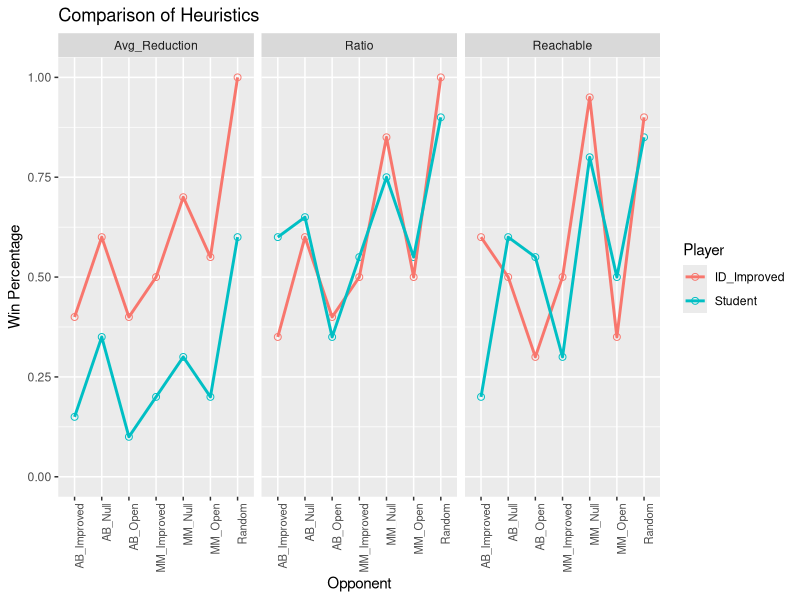

This figure's R source:
## ---- chunk 1
knitr::opts_chunk$set(cache = FALSE)
## ---- chunk 2
library(ggplot2)
## ---- chunk 3
df <- data.frame(Heuristic = character(),
                 Player = character(), 
                 Opponent = character(), 
                 Wins = numeric(),
                 Losses = numeric(),
                 stringsAsFactors = TRUE)

df <- rbind(df, data.frame(Heuristic="Ratio",Player="ID_Improved",Opponent="Random",Wins=20,Losses=0))
df <- rbind(df, data.frame(Heuristic="Ratio",Player="ID_Improved",Opponent="MM_Null",Wins=17,Losses=3))
df <- rbind(df, data.frame(Heuristic="Ratio",Player="ID_Improved",Opponent="MM_Open",Wins=10,Losses=10))
df <- rbind(df, data.frame(Heuristic="Ratio",Player="ID_Improved",Opponent="MM_Improved",Wins=10,Losses=10))
df <- rbind(df, data.frame(Heuristic="Ratio",Player="ID_Improved",Opponent="AB_Null",Wins=12,Losses=8))
df <- rbind(df, data.frame(Heuristic="Ratio",Player="ID_Improved",Opponent="AB_Open",Wins=8,Losses=12))
df <- rbind(df, data.frame(Heuristic="Ratio",Player="ID_Improved",Opponent="AB_Improved",Wins=7,Losses=13))

df <- rbind(df, data.frame(Heuristic="Ratio",Player="Student",Opponent="Random",Wins=18,Losses=2))
df <- rbind(df, data.frame(Heuristic="Ratio",Player="Student",Opponent="MM_Null",Wins=15,Losses=5))
df <- rbind(df, data.frame(Heuristic="Ratio",Player="Student",Opponent="MM_Open",Wins=11,Losses=9))
df <- rbind(df, data.frame(Heuristic="Ratio",Player="Student",Opponent="MM_Improved",Wins=11,Losses=9))
df <- rbind(df, data.frame(Heuristic="Ratio",Player="Student",Opponent="AB_Null",Wins=13,Losses=7))
df <- rbind(df, data.frame(Heuristic="Ratio",Player="Student",Opponent="AB_Open",Wins=7,Losses=13))
df <- rbind(df, data.frame(Heuristic="Ratio",Player="Student",Opponent="AB_Improved",Wins=12,Losses=8))

df <- rbind(df, data.frame(Heuristic="Avg_Reduction",Player="ID_Improved",Opponent="Random",Wins=20,Losses=0))
df <- rbind(df, data.frame(Heuristic="Avg_Reduction",Player="ID_Improved",Opponent="MM_Null",Wins=14,Losses=6))
df <- rbind(df, data.frame(Heuristic="Avg_Reduction",Player="ID_Improved",Opponent="MM_Open",Wins=11,Losses=9))
df <- rbind(df, data.frame(Heuristic="Avg_Reduction",Player="ID_Improved",Opponent="MM_Improved",Wins=10,Losses=10))
df <- rbind(df, data.frame(Heuristic="Avg_Reduction",Player="ID_Improved",Opponent="AB_Null",Wins=12,Losses=8))
df <- rbind(df, data.frame(Heuristic="Avg_Reduction",Player="ID_Improved",Opponent="AB_Open",Wins=8,Losses=12))
df <- rbind(df, data.frame(Heuristic="Avg_Reduction",Player="ID_Improved",Opponent="AB_Improved",Wins=8,Losses=12))

df <- rbind(df, data.frame(Heuristic="Avg_Reduction",Player="Student",Opponent="Random",Wins=12,Losses=8))
df <- rbind(df, data.frame(Heuristic="Avg_Reduction",Player="Student",Opponent="MM_Null",Wins=6,Losses=14))
df <- rbind(df, data.frame(Heuristic="Avg_Reduction",Player="Student",Opponent="MM_Open",Wins=4,Losses=16))
df <- rbind(df, data.frame(Heuristic="Avg_Reduction",Player="Student",Opponent="MM_Improved",Wins=4,Losses=16))
df <- rbind(df, data.frame(Heuristic="Avg_Reduction",Player="Student",Opponent="AB_Null",Wins=7,Losses=13))
df <- rbind(df, data.frame(Heuristic="Avg_Reduction",Player="Student",Opponent="AB_Open",Wins=2,Losses=18))
df <- rbind(df, data.frame(Heuristic="Avg_Reduction",Player="Student",Opponent="AB_Improved",Wins=3,Losses=17))

df <- rbind(df, data.frame(Heuristic="Reachable",Player="ID_Improved",Opponent="Random",Wins=18,Losses=2))
df <- rbind(df, data.frame(Heuristic="Reachable",Player="ID_Improved",Opponent="MM_Null",Wins=19,Losses=1))
df <- rbind(df, data.frame(Heuristic="Reachable",Player="ID_Improved",Opponent="MM_Open",Wins=7,Losses=13))
df <- rbind(df, data.frame(Heuristic="Reachable",Player="ID_Improved",Opponent="MM_Improved",Wins=10,Losses=10))
df <- rbind(df, data.frame(Heuristic="Reachable",Player="ID_Improved",Opponent="AB_Null",Wins=10,Losses=10))
df <- rbind(df, data.frame(Heuristic="Reachable",Player="ID_Improved",Opponent="AB_Open",Wins=6,Losses=14))
df <- rbind(df, data.frame(Heuristic="Reachable",Player="ID_Improved",Opponent="AB_Improved",Wins=12,Losses=8))

df <- rbind(df, data.frame(Heuristic="Reachable",Player="Student",Opponent="Random",Wins=17,Losses=3))
df <- rbind(df, data.frame(Heuristic="Reachable",Player="Student",Opponent="MM_Null",Wins=16,Losses=4))
df <- rbind(df, data.frame(Heuristic="Reachable",Player="Student",Opponent="MM_Open",Wins=10,Losses=10))
df <- rbind(df, data.frame(Heuristic="Reachable",Player="Student",Opponent="MM_Improved",Wins=6,Losses=14))
df <- rbind(df, data.frame(Heuristic="Reachable",Player="Student",Opponent="AB_Null",Wins=12,Losses=8))
df <- rbind(df, data.frame(Heuristic="Reachable",Player="Student",Opponent="AB_Open",Wins=11,Losses=9))
df <- rbind(df, data.frame(Heuristic="Reachable",Player="Student",Opponent="AB_Improved",Wins=4,Losses=16))

## ---- chunk 4
df["WinPercent"] <- df["Wins"]/(df["Wins"]+df["Losses"])
plot <- ggplot(df, aes(x = Opponent, y = WinPercent, group = Player, col = Player)) + 
  geom_point(size = 2, shape = 21) + 
  geom_line(linetype = "solid", size = 1) + 
  facet_grid(. ~ Heuristic) +
  ylim(0, 1) +
  ylab("Win Percentage") +
  ggtitle("Comparison of Heuristics") +
  theme(axis.text.x = element_text(angle = 90, hjust = 1, size = 8))
plot
